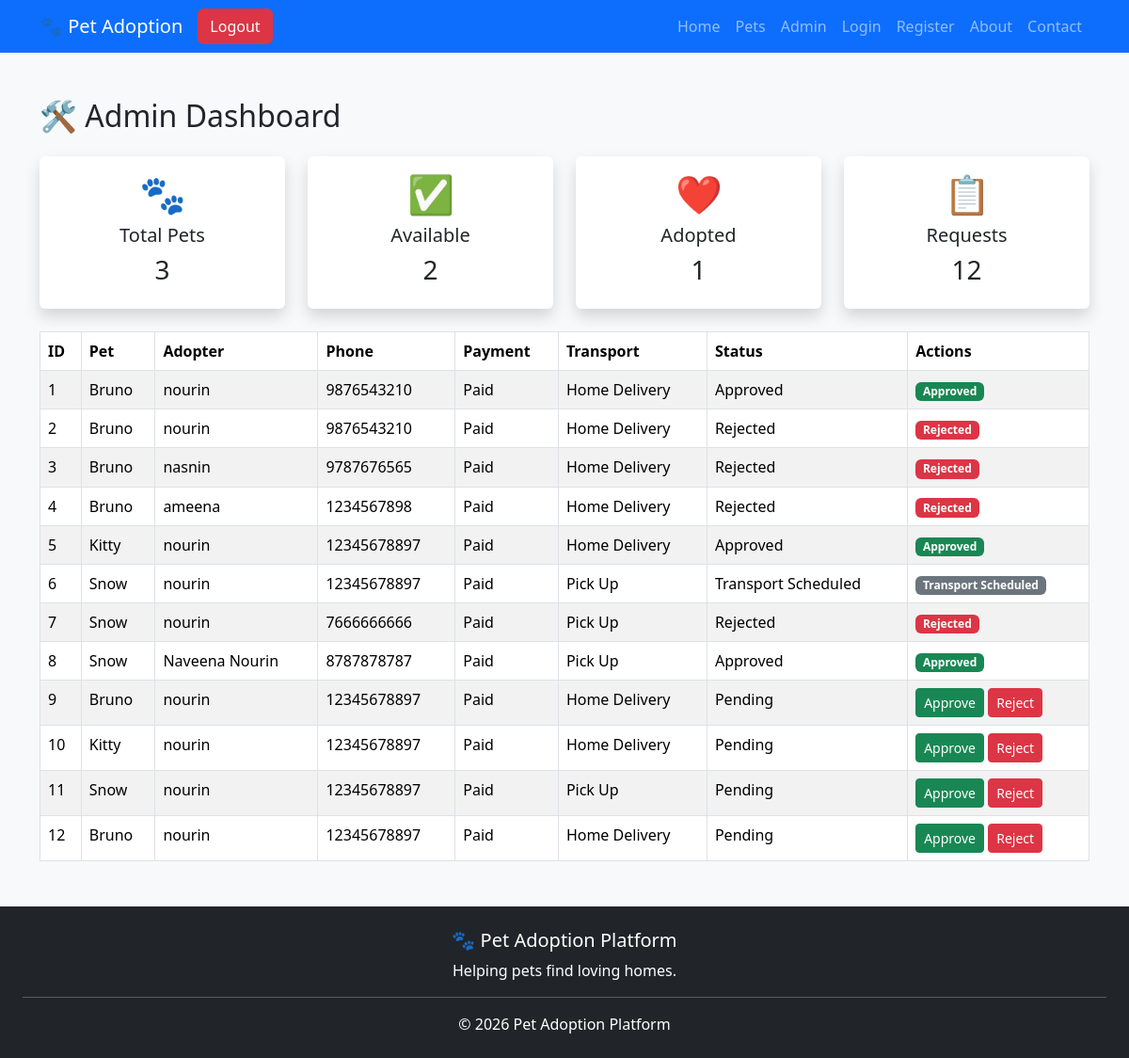
The page /admin on the database its author committed.
### tables this page shows
CREATE TABLE adoptions(
        id INTEGER PRIMARY KEY AUTOINCREMENT,
        pet_id INTEGER,
        adopter_name TEXT,
        phone TEXT,
        address TEXT,
        payment_status TEXT,
        transport_method TEXT,
        request_status TEXT
    );

CREATE TABLE pets(
        id INTEGER PRIMARY KEY AUTOINCREMENT,
        name TEXT,
        breed TEXT,
        age TEXT,
        gender TEXT,
        vaccinated TEXT,
        description TEXT,
        image TEXT
    , status TEXT DEFAULT 'Available');

### app.py (the view)
@app.route('/admin')
def admin():
    conn = sqlite3.connect("database.db")
    cursor = conn.cursor()
    cursor.execute("SELECT COUNT(*) FROM pets")
    total_pets = cursor.fetchone()[0]
    cursor.execute("SELECT COUNT(*) FROM pets WHERE status='Available'")
    available_pets = cursor.fetchone()[0]
    cursor.execute("SELECT COUNT(*) FROM pets WHERE status='Adopted'")
    adopted_pets = cursor.fetchone()[0]
    cursor.execute("SELECT COUNT(*) FROM adoptions")
    total_requests = cursor.fetchone()[0]
    cursor.execute("""
    SELECT
        adoptions.id,
        pets.name,
        adoptions.adopter_name,
        adoptions.phone,
        adoptions.payment_status,
        adoptions.transport_method,
        adoptions.request_status
    FROM adoptions
    JOIN pets
    ON adoptions.pet_id = pets.id
    """)
    requests = cursor.fetchall()
    conn.close()
    return render_template(
        "admin.html",
        requests=requests,
        total_pets=total_pets,
        available_pets=available_pets,
        adopted_pets=adopted_pets,
        total_requests=total_requests
    )

### templates/admin.html (shortened to what this page needs)
<!DOCTYPE html>
<html>
<head>
    <link href="https://cdn.jsdelivr.net/npm/bootstrap@5.3.3/dist/css/bootstrap.min.css" rel="stylesheet">
</head>
<body class="bg-light">
{% include 'navbar.html' %}
<div class="container mt-5">
<h2 class="mb-4">
🛠 Admin Dashboard
</h2>
<div class="row mb-4">
    <div class="col-md-3">
        <div class="card text-center shadow border-0">
            <div class="card-body">
                <h1>🐾</h1>
                <h5>Total Pets</h5>
                <h3>{{ total_pets }}</h3>
            </div>
        </div>
    </div>
    <div class="col-md-3">
        <div class="card text-center shadow border-0">
            <div class="card-body">
                <h1>✅</h1>
                <h5>Available</h5>
                <h3>{{ available_pets }}</h3>
            </div>
        </div>
    </div>
    <div class="col-md-3">
        <div class="card text-center shadow border-0">
            <div class="card-body">
                <h1>❤️</h1>
                <h5>Adopted</h5>
                <h3>{{ adopted_pets }}</h3>
            </div>
        </div>
    </div>
    <div class="col-md-3">
        <div class="card text-center shadow border-0">
            <div class="card-body">
                <h1>📋</h1>
                <h5>Requests</h5>
                <h3>{{ total_requests }}</h3>
            </div>
        </div>
    </div>
</div>
<table class="table table-bordered table-striped">
<thead>
<tr>
<th>ID</th>
<th>Pet</th>
<th>Adopter</th>
<th>Phone</th>
<th>Payment</th>
<th>Transport</th>
<th>Status</th>
<th>Actions</th>
</tr>
</thead>
<tbody>
{% for request in requests %}
<tr>
<td>{{ request[0] }}</td>
<td>{{ request[1] }}</td>
<td>{{ request[2] }}</td>
<td>{{ request[3] }}</td>
<td>{{ request[4] }}</td>
<td>{{ request[5] }}</td>
<td>{{ request[6] }}</td>
<td>
{% if request[6] == "Pending" %}
<a href="{{ url_for('approve', request_id=request[0]) }}"
class="btn btn-success btn-sm">
Approve
</a>
<a href="{{ url_for('reject', request_id=request[0]) }}"
class="btn btn-danger btn-sm">
Reject
</a>
{% elif request[6] == "Approved" %}
<span class="badge bg-success">
Approved
</span>
{% elif request[6] == "Rejected" %}
<span class="badge bg-danger">
Rejected
</span>
{% else %}
<span class="badge bg-secondary">
{{ request[6] }}
</span>
{% endif %}
</td>
</tr>
{% endfor %}
</tbody>
</table>
</div>
{% include 'footer.html' %}
</body>
</html>

### rows shown on the page
adoptions: id "1", name "Bruno", adopter_name "nourin", phone "9876543210", payment_status "Paid", transport_method "Home Delivery", request_status "Approved"
adoptions: id "2", name "Bruno", adopter_name "nourin", phone "9876543210", payment_status "Paid", transport_method "Home Delivery", request_status "Rejected"
adoptions: id "3", name "Bruno", adopter_name "nasnin", phone "9787676565", payment_status "Paid", transport_method "Home Delivery", request_status "Rejected"
adoptions: id "4", name "Bruno", adopter_name "ameena", phone "1234567898", payment_status "Paid", transport_method "Home Delivery", request_status "Rejected"
adoptions: id "5", name "Kitty", adopter_name "nourin", phone "12345678897", payment_status "Paid", transport_method "Home Delivery", request_status "Approved"
adoptions: id "6", name "Snow", adopter_name "nourin", phone "12345678897", payment_status "Paid", transport_method "Pick Up", request_status "Transport Scheduled"
adoptions: id "7", name "Snow", adopter_name "nourin", phone "7666666666", payment_status "Paid", transport_method "Pick Up", request_status "Rejected"
adoptions: id "8", name "Snow", adopter_name "Naveena Nourin", phone "8787878787", payment_status "Paid", transport_method "Pick Up", request_status "Approved"
adoptions: id "9", name "Bruno", adopter_name "nourin", phone "12345678897", payment_status "Paid", transport_method "Home Delivery", request_status "Pending"
adoptions: id "10", name "Kitty", adopter_name "nourin", phone "12345678897", payment_status "Paid", transport_method "Home Delivery", request_status "Pending"
adoptions: id "11", name "Snow", adopter_name "nourin", phone "12345678897", payment_status "Paid", transport_method "Pick Up", request_status "Pending"
adoptions: id "12", name "Bruno", adopter_name "nourin", phone "12345678897", payment_status "Paid", transport_method "Home Delivery", request_status "Pending"

### other values the page prints
{{ total_pets }} "3"
{{ available_pets }} "2"
{{ adopted_pets }} "1"
{{ total_requests }} "12"
